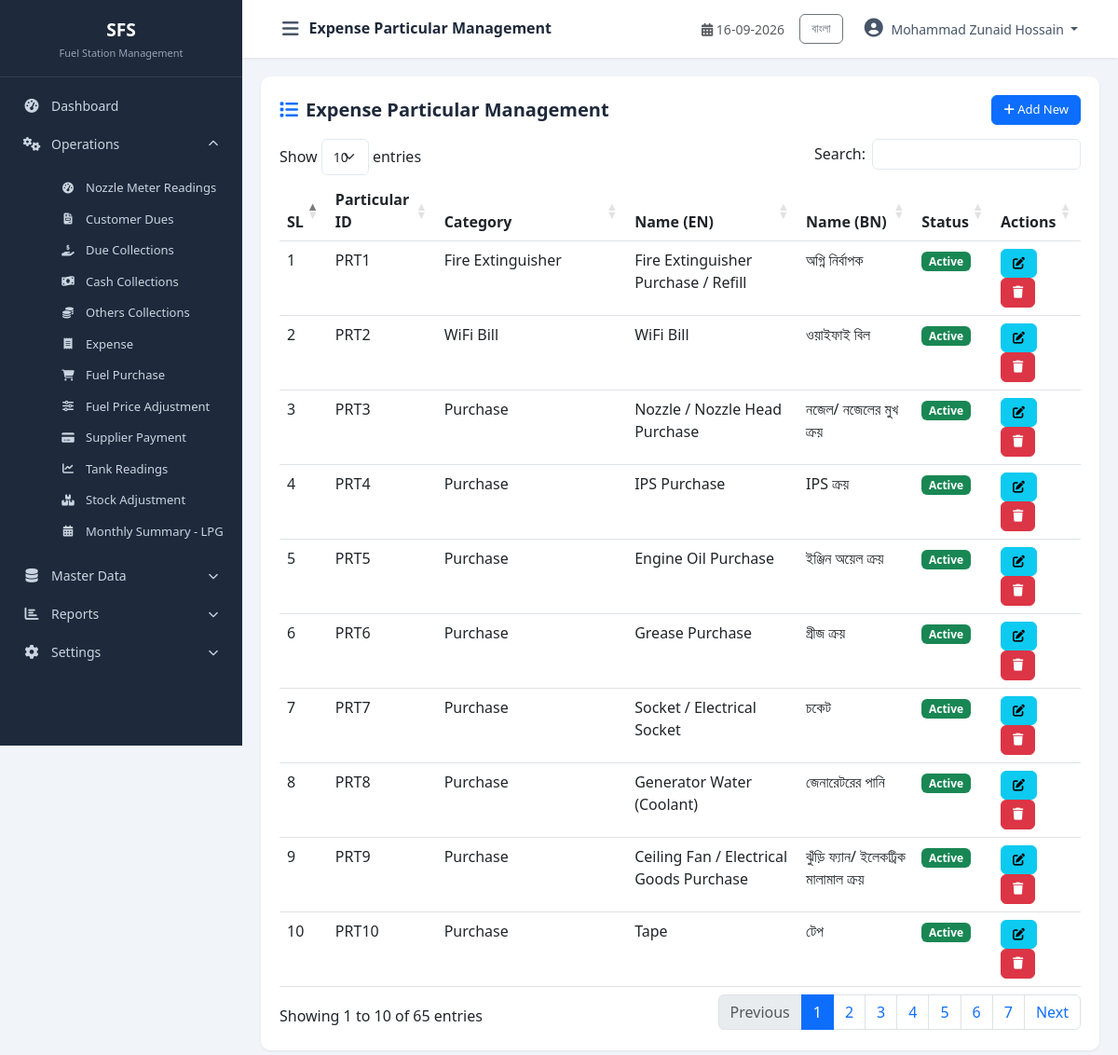
The page /modules/master_data/particular.php (signed in) on the database its author committed.
### tables this page shows
CREATE TABLE `cfg_companyprofile` (
  `CompanyID` int(11) NOT NULL,
  `CompanyCode` varchar(20) NOT NULL,
  `CompanyName` varchar(200) NOT NULL,
  `CompanyNameBN` varchar(200) DEFAULT NULL,
  `ShortName` varchar(50) DEFAULT NULL,
  `ProprietorName` varchar(150) DEFAULT NULL,
  `ContactPerson` varchar(150) DEFAULT NULL,
  `MobileNo` varchar(20) DEFAULT NULL,
  `PhoneNo` varchar(20) DEFAULT NULL,
  `Email` varchar(100) DEFAULT NULL,
  `Website` varchar(150) DEFAULT NULL,
  `BusinessType` varchar(100) DEFAULT NULL,
  `Address` varchar(500) DEFAULT NULL,
  `City` varchar(100) DEFAULT NULL,
  `District` varchar(100) DEFAULT NULL,
  `PostalCode` varchar(20) DEFAULT NULL,
  `Country` varchar(100) DEFAULT NULL,
  `Logo` varchar(255) DEFAULT NULL,
  `Favicon` varchar(255) DEFAULT NULL,
  `CurrencyCode` varchar(10) DEFAULT 'BDT',
  `CurrencySymbol` varchar(10) DEFAULT '৳',
  `TimeZone` varchar(100) DEFAULT 'Asia/Dhaka',
  `DateFormat` varchar(20) DEFAULT 'dd-MM-yyyy',
  `TimeFormat` varchar(20) DEFAULT '24 Hour',
  `FinancialYearStart` date DEFAULT NULL,
  `FinancialYearEnd` date DEFAULT NULL,
  `DefaultShiftID` int(11) DEFAULT NULL,
  `DefaultLanguage` varchar(20) DEFAULT 'English',
  `AllowNegativeStock` bit(1) DEFAULT b'0',
  `AutoBackup` bit(1) DEFAULT b'1',
  `BackupPath` varchar(500) DEFAULT NULL,
  `CreatedBy` int(11) DEFAULT NULL,
  `CreatedAt` datetime DEFAULT current_timestamp(),
  `UpdatedBy` int(11) DEFAULT NULL,
  `UpdatedAt` datetime DEFAULT NULL,
  `IsActive` bit(1) DEFAULT b'1',
  `IsDeleted` bit(1) DEFAULT b'0'
);

CREATE TABLE `mst_expenseparticular` (
  `ExpenseParticularID` int(11) NOT NULL,
  `ParticularID` varchar(30) DEFAULT NULL,
  `ExpenseCategoryID` int(11) NOT NULL COMMENT 'Logical FK -> mst_ExpenseCategory.ExpenseCategoryID',
  `ParticularNameEN` varchar(150) NOT NULL,
  `ParticularNameBN` varchar(150) DEFAULT NULL,
  `CreatedBy` int(11) DEFAULT NULL,
  `CreatedAt` datetime NOT NULL DEFAULT current_timestamp(),
  `UpdatedBy` int(11) DEFAULT NULL,
  `UpdatedAt` datetime NOT NULL DEFAULT current_timestamp() ON UPDATE current_timestamp(),
  `IsActive` tinyint(1) NOT NULL DEFAULT 1,
  `IsDeleted` tinyint(1) NOT NULL DEFAULT 0
);

CREATE TABLE `mst_expensecategory` (
  `ExpenseCategoryID` int(11) NOT NULL,
  `CategoryNameEN` varchar(150) NOT NULL,
  `CategoryNameBN` varchar(150) DEFAULT NULL,
  `CreatedBy` int(11) DEFAULT NULL,
  `CreatedAt` datetime NOT NULL DEFAULT current_timestamp(),
  `UpdatedBy` int(11) DEFAULT NULL,
  `UpdatedAt` datetime NOT NULL DEFAULT current_timestamp() ON UPDATE current_timestamp(),
  `IsActive` tinyint(1) NOT NULL DEFAULT 1,
  `IsDeleted` tinyint(1) NOT NULL DEFAULT 0
);

### includes/Query.php (called while the page is built, shortened)
<?php
class Query
{
    private $pdo;
    private static $instance = null;
    public function __construct($host = DB_HOST, $dbname = DB_NAME, $username = DB_USER, $password = DB_PASS, $charset = 'utf8mb4')
    {
        $port = defined('DB_PORT') ? DB_PORT : '3306';
        $dsn = "mysql:host={$host};port={$port};dbname={$dbname};charset={$charset}";
        $options = [
            PDO::ATTR_ERRMODE            => PDO::ERRMODE_EXCEPTION,
            PDO::ATTR_DEFAULT_FETCH_MODE => PDO::FETCH_OBJ,
            PDO::ATTR_EMULATE_PREPARES   => true,
            PDO::MYSQL_ATTR_INIT_COMMAND => "SET NAMES utf8mb4 COLLATE utf8mb4_unicode_ci",
        ];
        try {
            $this->pdo = new PDO($dsn, $username, $password, $options);
        } catch (PDOException $e) {
            die("Database Connection Failed: " . $e->getMessage() . "<br><small>Tip: Ensure MySQL service is running in XAMPP Control Panel and port/credentials in config/database.php match.</small>");
        }
    }
    public static function getInstance()
    {
        if (self::$instance === null) {
            self::$instance = new self();
        }
        return self::$instance;
    }
    public function index($sql, $params = [])
    {
        try {
            $this->stmt = $this->pdo->prepare($sql);
            $this->stmt->execute($params);
            return $this->stmt->fetchAll(PDO::FETCH_OBJ);
        } catch (PDOException $e) {
            die("Query Error: " . $e->getMessage() . "<br>SQL: " . $sql);
        }
    }
}

### config/database.php (called while the page is built, shortened)
<?php
require_once __DIR__ . '/../includes/Query.php';
$objQuery = Query::getInstance();

### includes/functions.php (called while the page is built, shortened)
<?php
function db()
{
    global $objQuery;
    return $objQuery;
}
function getCompanyInfo($key = null)
{
    $sql = "SELECT * FROM cfg_companyprofile WHERE CompanyID = 1 AND IsActive = 1 AND IsDeleted = 0";
    $data = db()->index($sql);
    if (!empty($data)) {
        $company = $data[0];
        return $company;
    }
    return null;
}
function getUserName()
{
    return $_SESSION['user_name'] ?? null;
}
function currentLang()
{
    return $_SESSION['lang'] ?? 'en';
}
function t($key)
{
    $lang = currentLang();
    return $translations[$lang][$key] ?? $key;
}

### modules/master_data/particular.php (the view, shortened to what this page needs)
<?php
$pageTitle = 'Expense Particular Management';
require_once __DIR__ . '/../../includes/header.php';
require_once __DIR__ . '/../../includes/sidebar.php';
$data = $objQuery->index("SELECT ep.*, ec.CategoryNameEN FROM mst_expenseparticular ep LEFT JOIN mst_expensecategory ec ON ep.ExpenseCategoryID=ec.ExpenseCategoryID WHERE ep.IsDeleted=0 ORDER BY ep.ExpenseParticularID ASC");
?>
<div class="table-container">
    <div class="table-header"><h5><i class="fas fa-list text-primary me-2"></i><?php echo t('Expense Particular Management'); ?></h5>
        <button class="btn btn-primary btn-sm" data-bs-toggle="modal" data-bs-target="#addModal"><i class="fas fa-plus"></i> Add New</button></div>
    <table class="table table-hover datatable">
        <thead><tr><th>SL</th><th>Particular ID</th><th>Category</th><th>Name (EN)</th><th>Name (BN)</th><th>Status</th><th>Actions</th></tr></thead>
        <tbody><?php $sl=1; foreach($data as $row): ?><tr>
            <td><?php echo $sl++; ?></td><td><?php echo htmlspecialchars($row->ParticularID ?? 'N/A'); ?></td>
            <td><?php echo htmlspecialchars($row->CategoryNameEN ?? 'N/A'); ?></td>
            <td><?php echo htmlspecialchars($row->ParticularNameEN); ?></td><td><?php echo htmlspecialchars($row->ParticularNameBN ?? 'N/A'); ?></td>
            <td><span class="badge bg-<?php echo $row->IsActive?'success':'danger'; ?>"><?php echo $row->IsActive?'Active':'Inactive'; ?></span></td>
            <td><button class="btn btn-sm btn-info edit-btn" data-id="<?php echo $row->ExpenseParticularID; ?>" data-pid="<?php echo htmlspecialchars($row->ParticularID ?? ''); ?>" data-cat="<?php echo $row->ExpenseCategoryID; ?>" data-nameen="<?php echo htmlspecialchars($row->ParticularNameEN); ?>" data-namebn="<?php echo htmlspecialchars($row->ParticularNameBN ?? ''); ?>" data-status="<?php echo $row->IsActive; ?>"><i class="fas fa-edit"></i></button>
            <button class="btn btn-sm btn-danger delete-btn" data-id="<?php echo $row->ExpenseParticularID; ?>"><i class="fas fa-trash"></i></button></td>
        </tr><?php endforeach; ?></tbody>
    </table>
</div>
<?php require_once __DIR__ . '/../../includes/footer.php'; ?>

### includes/sidebar.php (shortened to what this page needs)
<?php
$currentPage = basename($_SERVER['PHP_SELF']);
$langToggle = currentLang() === 'bn' ? 'en' : 'bn';
$langLabel = currentLang() === 'bn' ? 'English' : 'বাংলা';
?>
<nav id="sidebar" class="sidebar">
    <div class="sidebar-header">
        <h5 class="mb-0"><?php echo $shortName ?? 'FDP'; ?></h5>
        <small class="text-muted"><?php echo t('Fuel Station Management'); ?></small>
    </div>
    <ul class="nav flex-column">
        <li class="nav-item">
            <a class="nav-link <?php echo ($currentPage == 'dashboard.php' || $currentPage == 'index.php') ? 'active' : ''; ?>" href="<?php echo BASE_URL; ?>dashboard.php">
                <i class="fas fa-tachometer-alt"></i> <span><?php echo t('Dashboard'); ?></span>
            </a>
        </li>
        <li class="nav-item">
            <a class="nav-link" data-bs-toggle="collapse" href="#operationsMenu" role="button" aria-expanded="true">
                <i class="fas fa-cogs"></i> <span><?php echo t('Operations'); ?></span>
                <i class="fas fa-chevron-down ms-auto"></i>
            </a>
            <div class="collapse show" id="operationsMenu">
                <ul class="nav flex-column ms-3">
                    <li class="nav-item"><a class="nav-link small" href="<?php echo BASE_URL; ?>modules/operations/nozzle_reading.php"><i class="fas fa-tachometer-alt"></i> <?php echo t('Nozzle Meter Readings'); ?></a></li>
                    <li class="nav-item"><a class="nav-link small" href="<?php echo BASE_URL; ?>modules/operations/customer_due.php"><i class="fas fa-file-invoice"></i> <?php echo t('Customer Dues'); ?></a></li>
                    <li class="nav-item"><a class="nav-link small" href="<?php echo BASE_URL; ?>modules/operations/due_collection.php"><i class="fas fa-hand-holding-usd"></i> <?php echo t('Due Collections'); ?></a></li>
                    <li class="nav-item"><a class="nav-link small" href="<?php echo BASE_URL; ?>modules/operations/cash_collection.php"><i class="fas fa-money-bill-wave"></i> <?php echo t('Cash Collections'); ?></a></li>
                    <li class="nav-item"><a class="nav-link small" href="<?php echo BASE_URL; ?>modules/operations/others_collection.php"><i class="fas fa-coins"></i> <?php echo t('Others Collections'); ?></a></li>
                    <li class="nav-item"><a class="nav-link small" href="<?php echo BASE_URL; ?>modules/operations/expense.php"><i class="fas fa-receipt"></i> <?php echo t('Expense'); ?></a></li>
                    <li class="nav-item"><a class="nav-link small" href="<?php echo BASE_URL; ?>modules/operations/fuel_purchase.php"><i class="fas fa-shopping-cart"></i> <?php echo t('Fuel Purchase'); ?></a></li>
                    <li class="nav-item"><a class="nav-link small" href="<?php echo BASE_URL; ?>modules/operations/fuel_price_adjustment.php"><i class="fas fa-sliders-h"></i> <?php echo t('Fuel Price Adjustment'); ?></a></li>
                    <li class="nav-item"><a class="nav-link small" href="<?php echo BASE_URL; ?>modules/operations/supplier_payment.php"><i class="fas fa-credit-card"></i> <?php echo t('Supplier Payment'); ?></a></li>
                    <li class="nav-item"><a class="nav-link small" href="<?php echo BASE_URL; ?>modules/operations/tank_reading.php"><i class="fas fa-chart-line"></i> <?php echo t('Tank Readings'); ?></a></li>
                    <li class="nav-item"><a class="nav-link small" href="<?php echo BASE_URL; ?>modules/operations/stock_adjustment.php"><i class="fas fa-boxes"></i> <?php echo t('Stock Adjustment'); ?></a></li>
                    <li class="nav-item"><a class="nav-link small" href="<?php echo BASE_URL; ?>modules/operations/monthly_summary.php"><i class="fas fa-calendar-alt"></i> <?php echo t('Monthly Summary - LPG'); ?></a></li>
                </ul>
            </div>
        </li>
        <li class="nav-item">
          <a class="nav-link collapsed" data-bs-toggle="collapse" href="#masterDataMenu" role="button" aria-expanded="false">
                <i class="fas fa-database"></i> <span><?php echo t('Master Data'); ?></span>
                <i class="fas fa-chevron-down ms-auto"></i>
            </a>
        </li>
        <?php $isReportPage = in_array($currentPage, ['daily_statement.php', 'profit_loss.php', 'date_to_date_statement.php', 'monthly_collection_expense_summary.php', 'monthly_expense_item_wise.php', 'stock_summary.php']); ?>
        <li class="nav-item">
            <a class="nav-link <?php echo $isReportPage ? '' : 'collapsed'; ?>" data-bs-toggle="collapse" href="#reportsMenu" role="button" aria-expanded="<?php echo $isReportPage ? 'true' : 'false'; ?>">
                <i class="fas fa-chart-bar"></i> <span><?php echo t('Reports'); ?></span>
                <i class="fas fa-chevron-down ms-auto"></i>
            </a>
        </li>
        <li class="nav-item">
            <a class="nav-link <?php echo in_array($currentPage, ['final_submit_setting.php', 'system_setting.php']) ? '' : 'collapsed'; ?>" data-bs-toggle="collapse" href="#settingsMenu" role="button" aria-expanded="<?php echo in_array($currentPage, ['final_submit_setting.php', 'system_setting.php']) ? 'true' : 'false'; ?>">
                <i class="fas fa-cog"></i> <span><?php echo t('Settings'); ?></span>
                <i class="fas fa-chevron-down ms-auto"></i>
            </a>
        </li>
    </ul>
</nav>
<div id="content-wrapper">
    <nav class="navbar navbar-expand-lg top-navbar">
        <div class="container-fluid">
            <button type="button" id="sidebarCollapse" class="btn btn-link">
                <i class="fas fa-bars"></i>
            </button>
            <span class="navbar-brand mb-0 h1"><?php echo t($pageTitle ?? 'Dashboard'); ?></span>
            <div class="ms-auto d-flex align-items-center">
                <span class="me-3 text-muted small">
                    <i class="fas fa-calendar-alt"></i> <?php echo date('d-m-Y'); ?>
                </span>
                <div class="dropdown">
                    <a class="btn btn-sm btn-outline-secondary me-2" href="?lang=<?php echo $langToggle; ?>"><?php echo $langLabel; ?></a>
                    <button class="btn btn-link dropdown-toggle" type="button" data-bs-toggle="dropdown">
                        <i class="fas fa-user-circle"></i> <?php echo getUserName() ?? 'User'; ?>
                    </button>
                </div>
            </div>
        </div>
    </nav>
    <div id="main-content" class="container-fluid">

### assets/css/style.css (style rules this page uses)
:root { --sidebar-width: 260px; --sidebar-bg: #1e293b; --sidebar-hover: #334155; --sidebar-active: #0d6efd; --header-bg: #ffffff; --primary-dark: #0b5ed7; --success-dark: #157347; --border-color: #e2e8f0; --card-shadow: 0 1px 3px rgba(0,0,0,0.08); }
* { margin: 0; padding: 0; box-sizing: border-box; }
body { font-family: 'Segoe UI', Tahoma, Geneva, Verdana, sans-serif; background: #f1f5f9; overflow-x: hidden; }
.sidebar { width: var(--sidebar-width); min-width: var(--sidebar-width); background: var(--sidebar-bg); color: #cbd5e1; transition: all 0.3s; position: fixed; top: 0; left: 0; height: 100vh; z-index: 1000; overflow-y: auto; }
.sidebar .sidebar-header { padding: 20px 20px 15px; border-bottom: 1px solid rgba(255,255,255,0.1); text-align: center; }
.sidebar .sidebar-header h5 { color: #fff; font-weight: 700; font-size: 1.2rem; }
.sidebar .sidebar-header small { color: #94a3b8 !important; font-size: 11px; }
.sidebar .nav { padding: 10px 0; }
.sidebar .nav-link { color: #cbd5e1; padding: 10px 20px; font-size: 14px; border-left: 3px solid transparent; transition: all 0.2s; display: flex; align-items: center; }
.sidebar .nav-link i { width: 22px; font-size: 15px; margin-right: 10px; text-align: center; }
.sidebar .nav-link .fa-chevron-down { font-size: 11px; margin-right: 0; transition: transform 0.3s; }
.sidebar .nav-link[aria-expanded="true"] .fa-chevron-down { transform: rotate(180deg); }
.sidebar .collapse .nav-link { padding: 7px 20px 7px 45px; font-size: 13px; }
.sidebar .collapse .nav-link i { font-size: 12px; width: 18px; }
#content-wrapper { width: calc(100% - var(--sidebar-width)); margin-left: var(--sidebar-width); transition: all 0.3s; min-height: 100vh; }
.top-navbar { background: var(--header-bg); box-shadow: 0 1px 3px rgba(0,0,0,0.08); padding: 10px 20px; position: sticky; top: 0; z-index: 999; }
.top-navbar .btn-link { color: #475569; text-decoration: none; font-size: 20px; padding: 5px 10px; }
.top-navbar .navbar-brand { font-size: 16px; font-weight: 600; color: #1e293b; }
.top-navbar .dropdown-toggle { color: #475569; text-decoration: none; font-size: 14px; }
.top-navbar .fa-user-circle { font-size: 20px; margin-right: 5px; }
#main-content { padding: 20px; min-height: calc(100vh - 60px); }
.btn { border-radius: 6px; font-size: 14px; padding: 8px 16px; }
.btn-sm { padding: 5px 12px; font-size: 13px; }
.table-container { background: #fff; border-radius: 10px; padding: 20px; box-shadow: var(--card-shadow); }
.table-container .table-header { display: flex; justify-content: space-between; align-items: center; margin-bottom: 15px; }
.table-container .table-header h5 { font-weight: 600; color: #1e293b; margin: 0; }

### rows shown on the page
cfg_companyprofile: ShortName "SFS"
mst_expenseparticular: ParticularID "PRT1", ExpenseCategoryID.CategoryNameEN "Fire Extinguisher", ParticularNameEN "Fire Extinguisher Purchase / Refill", ParticularNameBN "অগ্নি নির্বাপক", IsActive "Active"
mst_expenseparticular: ParticularID "PRT2", ExpenseCategoryID.CategoryNameEN "WiFi Bill", ParticularNameEN "WiFi Bill", ParticularNameBN "ওয়াইফাই বিল", IsActive "Active"
mst_expenseparticular: ParticularID "PRT3", ExpenseCategoryID.CategoryNameEN "Purchase", ParticularNameEN "Nozzle / Nozzle Head Purchase", ParticularNameBN "নজেল/ নজেলের মুখ ক্রয়", IsActive "Active"
mst_expenseparticular: ParticularID "PRT4", ExpenseCategoryID.CategoryNameEN "Purchase", ParticularNameEN "IPS Purchase", ParticularNameBN "IPS ক্রয়", IsActive "Active"
mst_expenseparticular: ParticularID "PRT5", ExpenseCategoryID.CategoryNameEN "Purchase", ParticularNameEN "Engine Oil Purchase", ParticularNameBN "ইঞ্জিন অয়েল ক্রয়", IsActive "Active"
mst_expenseparticular: ParticularID "PRT6", ExpenseCategoryID.CategoryNameEN "Purchase", ParticularNameEN "Grease Purchase", ParticularNameBN "গ্রীজ ক্রয়", IsActive "Active"
mst_expenseparticular: ParticularID "PRT7", ExpenseCategoryID.CategoryNameEN "Purchase", ParticularNameEN "Socket / Electrical Socket", ParticularNameBN "চকেট", IsActive "Active"
mst_expenseparticular: ParticularID "PRT8", ExpenseCategoryID.CategoryNameEN "Purchase", ParticularNameEN "Generator Water (Coolant)", ParticularNameBN "জেনারেটরের পানি", IsActive "Active"
mst_expenseparticular: ParticularID "PRT9", ExpenseCategoryID.CategoryNameEN "Purchase", ParticularNameEN "Ceiling Fan / Electrical Goods Purchase", ParticularNameBN "ঝুঁড়ি ফ্যান/ ইলেকট্রিক মালামাল ক্রয়", IsActive "Active"
mst_expenseparticular: ParticularID "PRT10", ExpenseCategoryID.CategoryNameEN "Purchase", ParticularNameEN "Tape", ParticularNameBN "টেপ", IsActive "Active"

### other values the page prints
t('Fuel Station Management') "Fuel Station Management"
t('Dashboard') "Dashboard"
t('Operations') "Operations"
t('Nozzle Meter Readings') "Nozzle Meter Readings"
t('Customer Dues') "Customer Dues"
t('Due Collections') "Due Collections"
t('Cash Collections') "Cash Collections"
t('Others Collections') "Others Collections"
t('Expense') "Expense"
t('Fuel Purchase') "Fuel Purchase"
t('Fuel Price Adjustment') "Fuel Price Adjustment"
t('Supplier Payment') "Supplier Payment"
t('Tank Readings') "Tank Readings"
t('Stock Adjustment') "Stock Adjustment"
t('Monthly Summary - LPG') "Monthly Summary - LPG"
